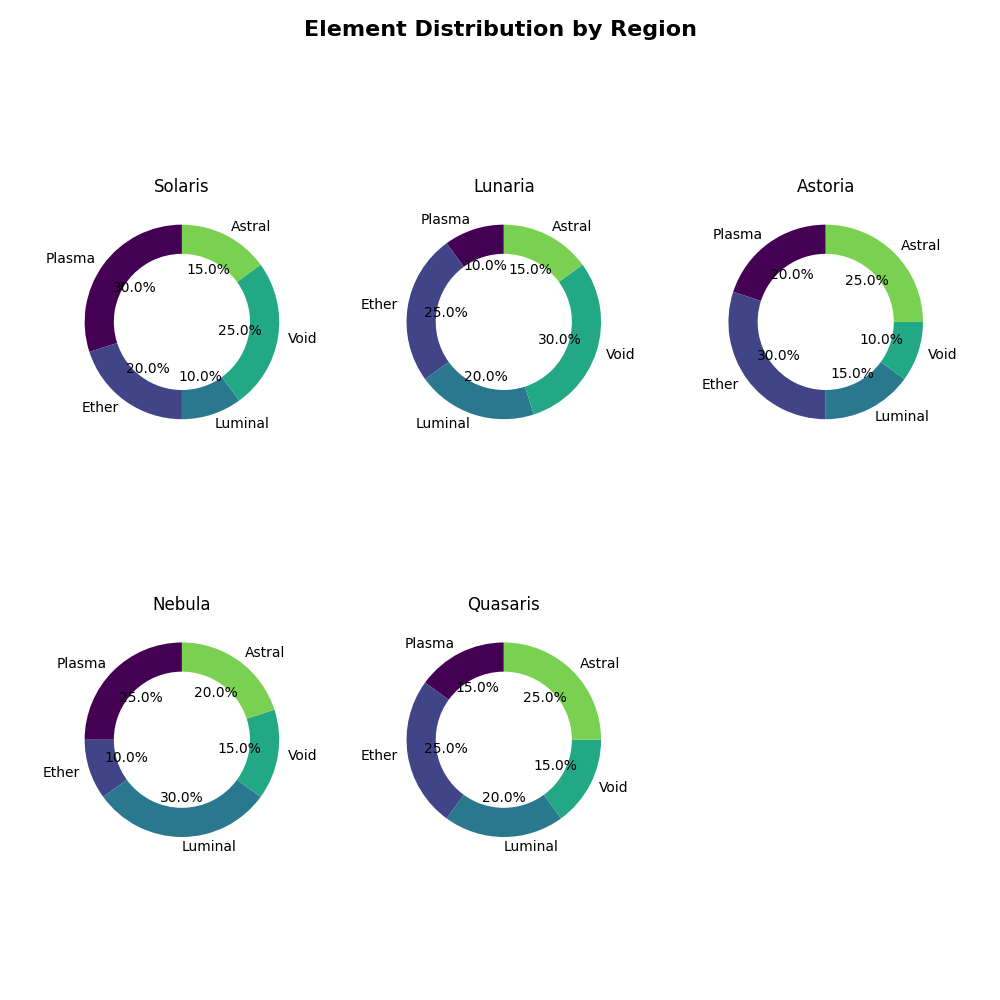

This figure's Python source:
import matplotlib.pyplot as plt
import numpy as np

regions = ['Solaris', 'Lunaria', 'Astoria', 'Nebula', 'Quasaris']
elements = ['Plasma', 'Ether', 'Luminal', 'Void', 'Astral']
distributions = [
    [30, 20, 10, 25, 15],
    [10, 25, 20, 30, 15],
    [20, 30, 15, 10, 25],
    [25, 10, 30, 15, 20],
    [15, 25, 20, 15, 25],
]

fig, ax = plt.subplots(figsize=(10, 10), nrows=2, ncols=3)
ax = ax.flatten()

for idx, region in enumerate(regions):
    wedges, texts, autotexts = ax[idx].pie(
        distributions[idx],
        labels=elements,
        autopct='%1.1f%%',
        startangle=90,
        colors=[plt.cm.viridis(i / len(elements)) for i in range(len(elements))],
        wedgeprops=dict(width=0.3)
    )
    ax[idx].set_title(region)

for a in ax[len(regions):]:
    a.remove()

fig.suptitle("Element Distribution by Region", fontsize=16, weight='bold')

plt.tight_layout(pad=3.0)
plt.show()
